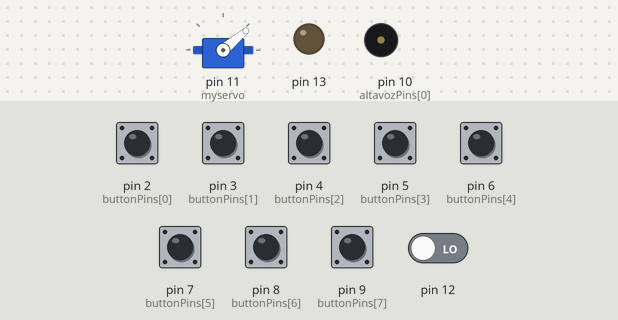
Bench run of a sketch on a simulated Arduino Uno, built with avr-gcc and run on an emulated ATmega328P. On the bench: servo, output pins drawn as LEDs (lit = HIGH), buzzer (waves = sounding). The inputs (shaded band) are chosen by the test bench; at power-on: pin 2 (buttonPins[0]), pin 3 (buttonPins[1]), pin 4 (buttonPins[2]), pin 5 (buttonPins[3]), pin 6 (buttonPins[4]), pin 7 (buttonPins[5]), pin 8 (buttonPins[6]), pin 9 (buttonPins[7]), pin 12 LOW.

Above: at 1.2 s.
1.3 s: pin 2 (buttonPins[0]) pulled HIGH for 0.15 s
At 1.38 s:
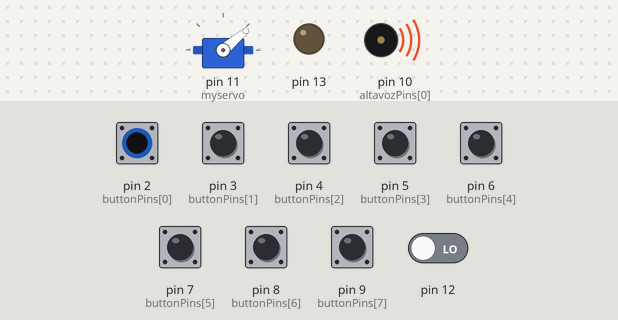
2.9 s: pin 12 driven HIGH
At 4.1 s:
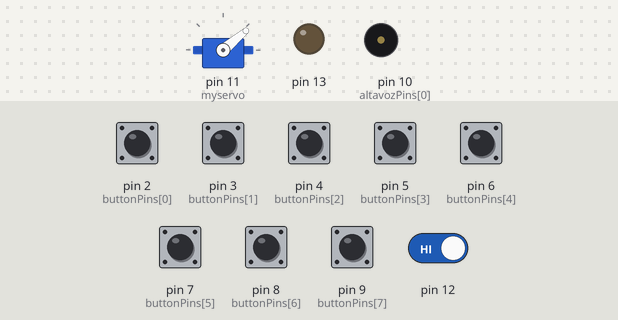
Timing chart, 0 to 5.9 s (numbered marks = the images above; inputs shaded):
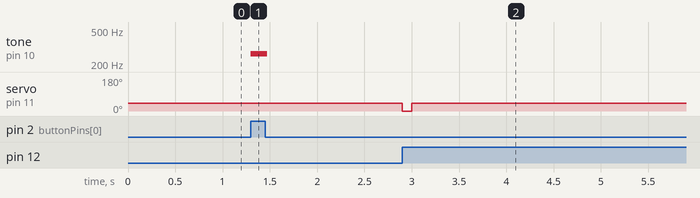

The sketch:

buttones.ino
```cpp
#include <Servo.h>

#include "pitches.h"

//-- Servo
Servo myservo;
int pulsador=LOW;
int lastPulsador=LOW;

// los tonos
int notes[] = { NOTE_C4, NOTE_D4, NOTE_E4, NOTE_F4, NOTE_G4, NOTE_A4, NOTE_B4, NOTE_C5 };

// los pin numbers EL TAMANO TIENE QUE SER IQUAL QUE LO DE notes
int buttonPins[] = { 2, 3, 4, 5, 6, 7, 8 , 9};
// los estados de los bottones (indeces corresponden a los de buttonPins)
int buttonState = 0;

// el pin del altavoz
int altavozPins[] = { 10 };

bool toggle;

void setup() {
  myservo.attach(11);
  pinMode(13, OUTPUT);
  pinMode(12, INPUT);
  for (int i = 0; i < 8; i++) { // el tamano de buttonPins
    pinMode(buttonPins[i], INPUT);
  }
  toggle = true;
     myservo.write(40);
}

void loop() {

  bool altavozUno = true;

  for (int i = 0; i < 8; i++) { // el tamano de notes
    buttonState = digitalRead(buttonPins[i]);

    if (buttonState == HIGH) {
      if (altavozUno) {
        tone(altavozPins[0], notes[i],20);
        altavozUno = false;
      }
      else {
        // do nothing
      }
    }
  }
  pulsador = digitalRead(12);
  if((pulsador==HIGH)&&(lastPulsador==LOW)) {
    myservo.write(0);
    delay(100);
    myservo.write(40);
    delay(100);
  }
  lastPulsador=pulsador;
}
```

pitches.h
```cpp
  /*************************************************
 * Public Constants
 *************************************************/

#define NOTE_B0  31
#define NOTE_C1  33
#define NOTE_CS1 35
#define NOTE_D1  37
#define NOTE_DS1 39
#define NOTE_E1  41
#define NOTE_F1  44
#define NOTE_FS1 46
#define NOTE_G1  49
#define NOTE_GS1 52
#define NOTE_A1  55
#define NOTE_AS1 58
#define NOTE_B1  62
#define NOTE_C2  65
#define NOTE_CS2 69
#define NOTE_D2  73
#define NOTE_DS2 78
#define NOTE_E2  82
#define NOTE_F2  87
#define NOTE_FS2 93
#define NOTE_G2  98
#define NOTE_GS2 104
#define NOTE_A2  110
#define NOTE_AS2 117
#define NOTE_B2  123
#define NOTE_C3  131
#define NOTE_CS3 139
#define NOTE_D3  147
#define NOTE_DS3 156
#define NOTE_E3  165
#define NOTE_F3  175
#define NOTE_FS3 185
#define NOTE_G3  196
#define NOTE_GS3 208
#define NOTE_A3  220
#define NOTE_AS3 233
#define NOTE_B3  247
#define NOTE_C4  262
#define NOTE_CS4 277
#define NOTE_D4  294
#define NOTE_DS4 311
#define NOTE_E4  330
#define NOTE_F4  349
#define NOTE_FS4 370
#define NOTE_G4  392
#define NOTE_GS4 415
#define NOTE_A4  440
#define NOTE_AS4 466
#define NOTE_B4  494
#define NOTE_C5  523
#define NOTE_CS5 554
#define NOTE_D5  587
#define NOTE_DS5 622
#define NOTE_E5  659
#define NOTE_F5  698
#define NOTE_FS5 740
#define NOTE_G5  784
#define NOTE_GS5 831
#define NOTE_A5  880
#define NOTE_AS5 932
#define NOTE_B5  988
#define NOTE_C6  1047
#define NOTE_CS6 1109
#define NOTE_D6  1175
#define NOTE_DS6 1245
#define NOTE_E6  1319
#define NOTE_F6  1397
#define NOTE_FS6 1480
#define NOTE_G6  1568
#define NOTE_GS6 1661
#define NOTE_A6  1760
#define NOTE_AS6 1865
#define NOTE_B6  1976
#define NOTE_C7  2093
#define NOTE_CS7 2217
#define NOTE_D7  2349
#define NOTE_DS7 2489
#define NOTE_E7  2637
#define NOTE_F7  2794
#define NOTE_FS7 2960
#define NOTE_G7  3136
#define NOTE_GS7 3322
#define NOTE_A7  3520
#define NOTE_AS7 3729
#define NOTE_B7  3951
#define NOTE_C8  4186
#define NOTE_CS8 4435
#define NOTE_D8  4699
#define NOTE_DS8 4978
```

Measured:
- after the input at 1.3 s, tone on pin 10 (altavozPins[0]): silent → 262 Hz at once, → silent 0.17 s later
- after the input at 2.9 s, servo on pin 11 (myservo): 40° → 0° at once, → 40° 0.10 s later
